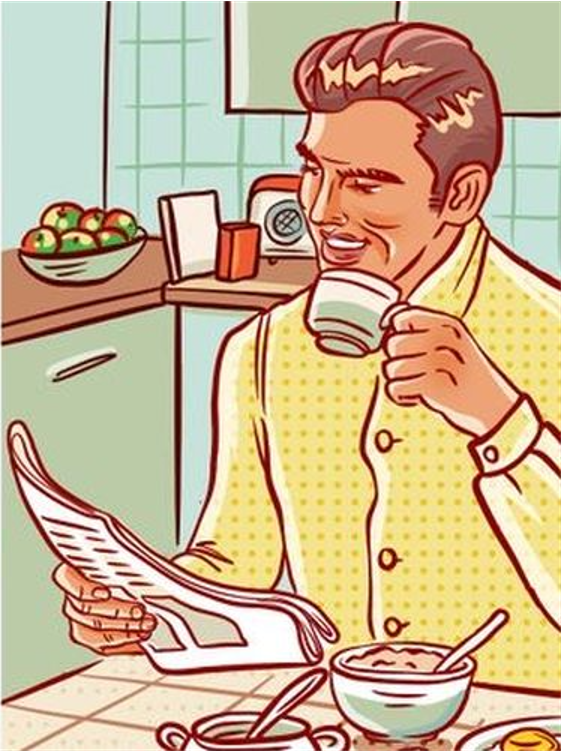
#> input picture senyum2.PNG, 561 x 752 px
$ python tampilkan_gambar.py
#> lines starting #> are read from the running program, lines starting #| are printed output that depends on the picture
import cv2
import numpy as np

img = cv2.imread("senyum2.PNG")
#> img is the input picture: shape (752, 561, 3); mean B, G, R 145.6, 179.4, 202.2
gray = cv2.cvtColor(img, cv2.COLOR_BGR2GRAY)
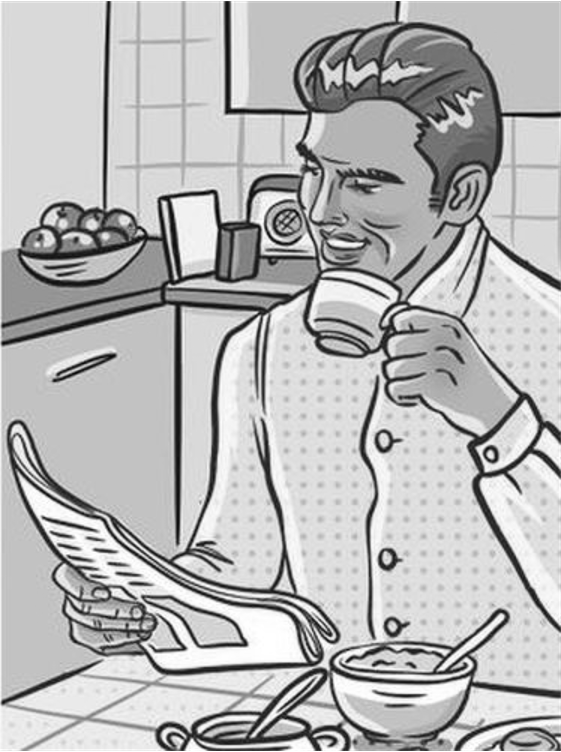
#> gray: shape (752, 561); min 4, max 255, mean 182.4

cv2.imshow("Gambar senyum2 original", img)
cv2.imshow("Gambar senyum2 Grayscale", gray)

cv2.waitKey(0)
cv2.destroyWindow()

$ run again, with pantai1.PNG copied over senyum2.PNG
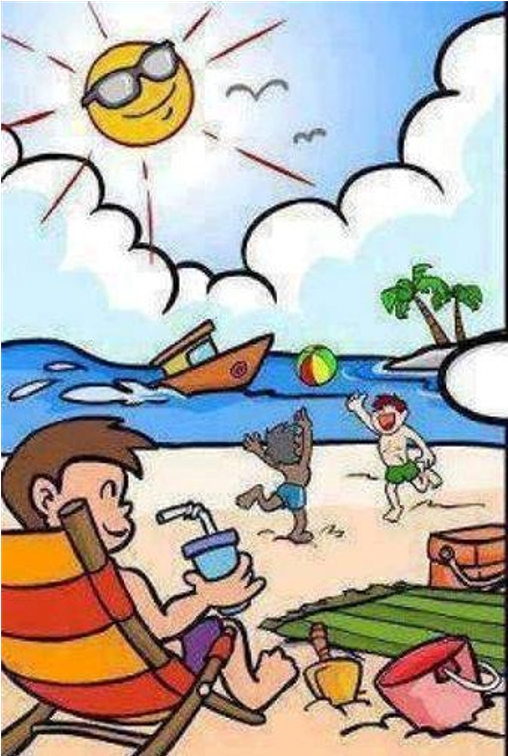
#> input picture pantai1.PNG, 508 x 756 px
#> img is the input picture: shape (756, 508, 3); mean B, G, R 169.4, 174.3, 179
#> `gray = cv2.cvtColor(img, cv2.COLOR_BGR2GRAY)`:
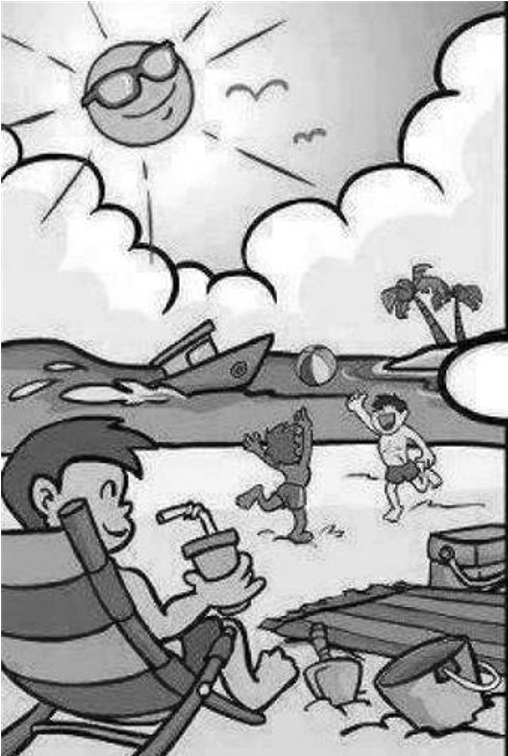
#> gray: shape (756, 508); min 0, max 255, mean 175.2

$ run again, with fahrul.JPG saved as senyum2.PNG
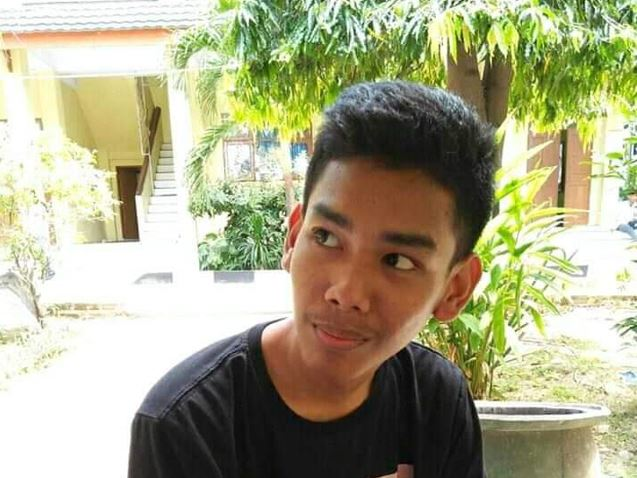
#> input picture fahrul.JPG, 637 x 478 px
#> img is the input picture: shape (478, 637, 3); mean B, G, R 135.9, 168, 169.7
#> `gray = cv2.cvtColor(img, cv2.COLOR_BGR2GRAY)`:
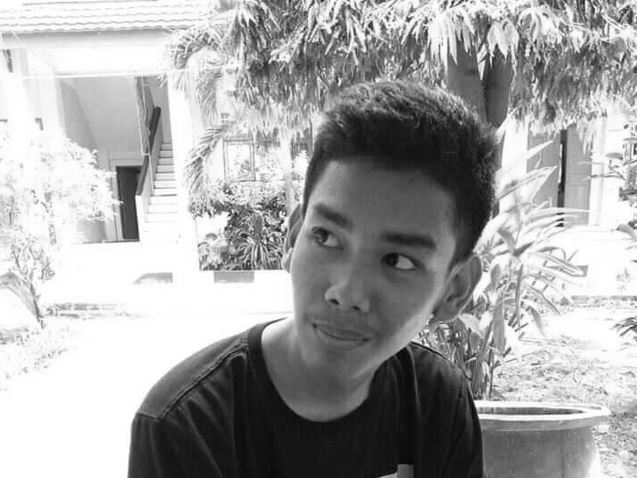
#> gray: shape (478, 637); min 1, max 255, mean 164.9
